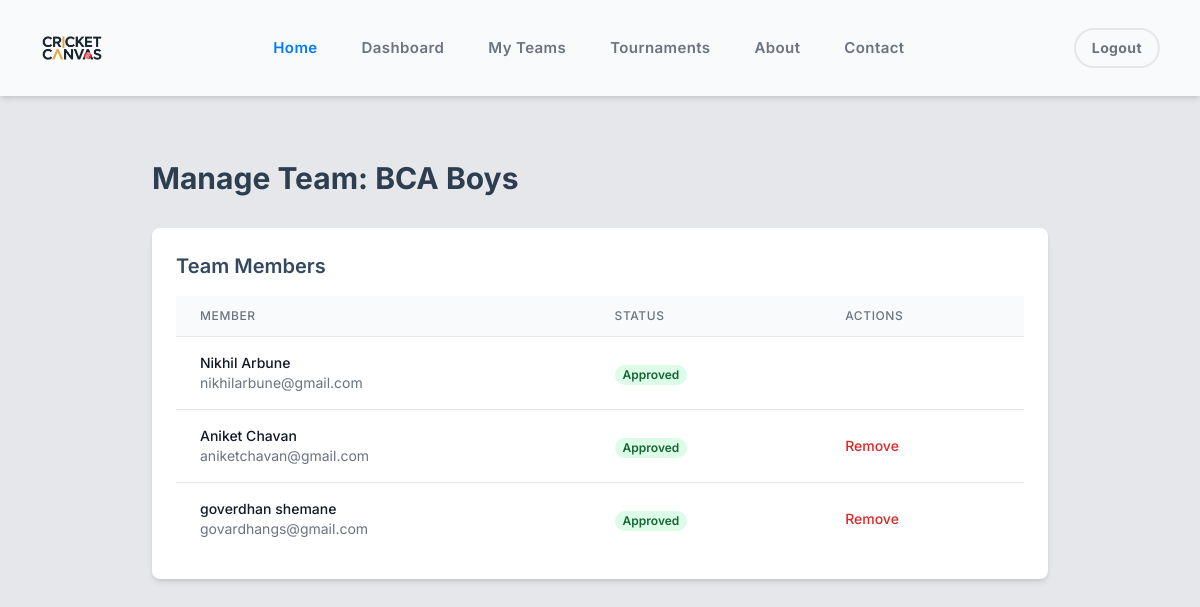
The app's page /teams/manage.php?team_id=1 (signed in) with its own data.
### tables this page shows
CREATE TABLE `teams` (
  `team_id` int(11) NOT NULL,
  `team_name` varchar(100) NOT NULL,
  `captain_id` int(11) DEFAULT NULL,
  `created_at` timestamp NOT NULL DEFAULT current_timestamp(),
  `logo` varchar(255) DEFAULT NULL,
  `home_ground` varchar(100) DEFAULT NULL,
  `city` varchar(50) DEFAULT NULL,
  `established_date` date DEFAULT NULL,
  `description` text DEFAULT NULL,
  `contact_email` varchar(100) DEFAULT NULL,
  `contact_phone` varchar(20) DEFAULT NULL,
  `max_members` int(11) DEFAULT 15,
  `team_status` enum('active','inactive') DEFAULT 'active'
);

CREATE TABLE `team_members` (
  `team_id` int(11) NOT NULL,
  `user_id` int(11) NOT NULL,
  `join_date` timestamp NOT NULL DEFAULT current_timestamp(),
  `status` enum('pending','approved','rejected') DEFAULT 'pending'
);

CREATE TABLE `users` (
  `user_id` int(11) NOT NULL,
  `username` varchar(50) NOT NULL,
  `email` varchar(100) NOT NULL,
  `password` varchar(255) NOT NULL,
  `role` enum('player','organizer','admin') NOT NULL,
  `is_active` tinyint(1) NOT NULL DEFAULT 1,
  `created_at` timestamp NOT NULL DEFAULT current_timestamp()
);

### teams/manage.php (the view, shortened to what this page needs)
<?php
require_once '../includes/header.php';
$team_id = $_GET['team_id'] ?? null;
$stmt = $pdo->prepare("
    SELECT t.*, u.username as captain_name
    FROM teams t
    JOIN users u ON t.captain_id = u.user_id
    WHERE t.team_id = ? AND t.captain_id = ?
");
$stmt->execute([$team_id, $_SESSION['user_id']]);
$team = $stmt->fetch();
$stmt = $pdo->prepare("
    SELECT tm.*, u.username, u.email
    FROM team_members tm
    JOIN users u ON tm.user_id = u.user_id
    WHERE tm.team_id = ?
");
$stmt->execute([$team_id]);
$members = $stmt->fetchAll();
?>
<div class="container mx-auto px-4 py-8">
    <div class="max-w-4xl mx-auto">
        <div class="flex justify-between items-center mb-8">
            <h1 class="text-3xl font-bold">Manage Team: <?php echo htmlspecialchars($team['team_name']); ?></h1>
        </div>
        <div class="bg-white rounded-lg shadow-md p-6 mb-8">
            <h2 class="text-xl font-semibold mb-4">Team Members</h2>
            <div class="overflow-x-auto">
                <table class="min-w-full divide-y divide-gray-200">
                    <thead class="bg-gray-50">
                        <tr>
                            <th class="px-6 py-3 text-left text-xs font-medium text-gray-500 uppercase tracking-wider">Member</th>
                            <th class="px-6 py-3 text-left text-xs font-medium text-gray-500 uppercase tracking-wider">Status</th>
                            <th class="px-6 py-3 text-left text-xs font-medium text-gray-500 uppercase tracking-wider">Actions</th>
                        </tr>
                    </thead>
                    <tbody class="bg-white divide-y divide-gray-200">
                        <?php foreach ($members as $member): ?>
                            <tr>
                                <td class="px-6 py-4 whitespace-nowrap">
                                    <div class="text-sm font-medium text-gray-900"><?php echo htmlspecialchars($member['username']); ?></div>
                                    <div class="text-sm text-gray-500"><?php echo htmlspecialchars($member['email']); ?></div>
                                </td>
                                <td class="px-6 py-4 whitespace-nowrap">
                                    <span class="px-2 inline-flex text-xs leading-5 font-semibold rounded-full
                                        <?php echo $member['status'] === 'approved' ? 'bg-green-100 text-green-800' : 'bg-yellow-100 text-yellow-800'; ?>">
                                        <?php echo ucfirst($member['status']); ?>
                                    </span>
                                </td>
                                <td class="px-6 py-4 whitespace-nowrap text-sm font-medium">
                                    <?php if ($member['user_id'] !== $_SESSION['user_id']): ?>
                                        <form action="<?php echo BASE_URL; ?>/teams/process/remove_member.php" method="POST" class="inline">
                                            <button type="submit" class="text-red-600 hover:text-red-900">Remove</button>
                                        </form>
                                    <?php endif; ?>
                                </td>
                            </tr>
                        <?php endforeach; ?>
                    </tbody>
                </table>
            </div>
        </div>
    </div>
</div>

### assets/css/style.css (style rules this page uses)
* { margin: 0; box-sizing: border-box; font-family: "Inter", serif; }
body { font-family: "Inter", serif; }
body { background-color: #f8f9fa; }
h1 { color: #2c3e50; font-weight: bold; }
h2 { color: #34495e; margin-bottom: 20px; font-size: 24px; }

### records on screen
teams: team_name "BCA Boys"
team_members: user.username "Nikhil Arbune", user.email "nikhilarbune@gmail.com", status "Approved"
team_members: user.username "Aniket Chavan", user.email "aniketchavan@gmail.com", status "Approved"
team_members: user.username "goverdhan shemane", user.email "govardhangs@gmail.com", status "Approved"
